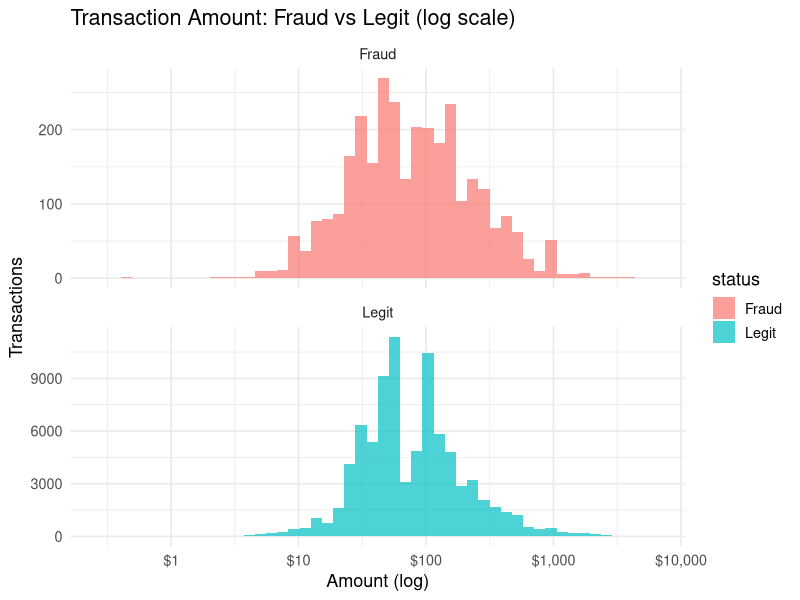
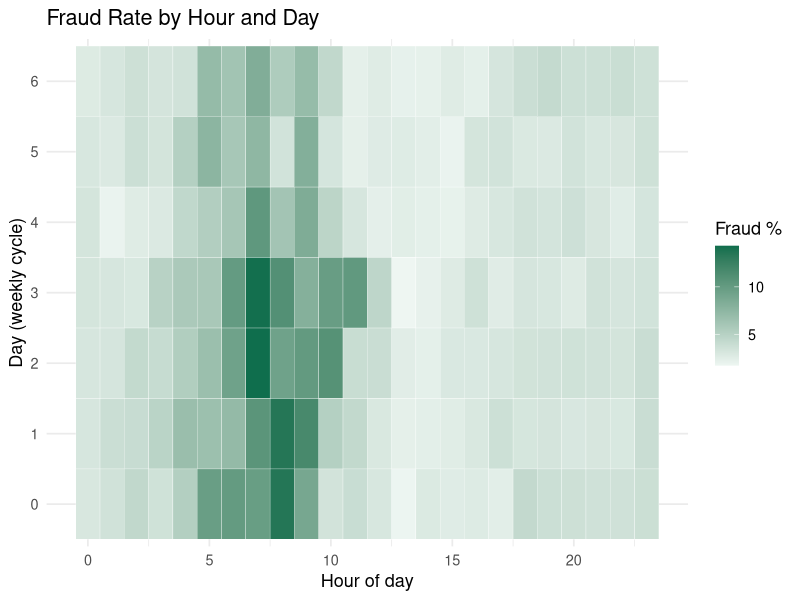
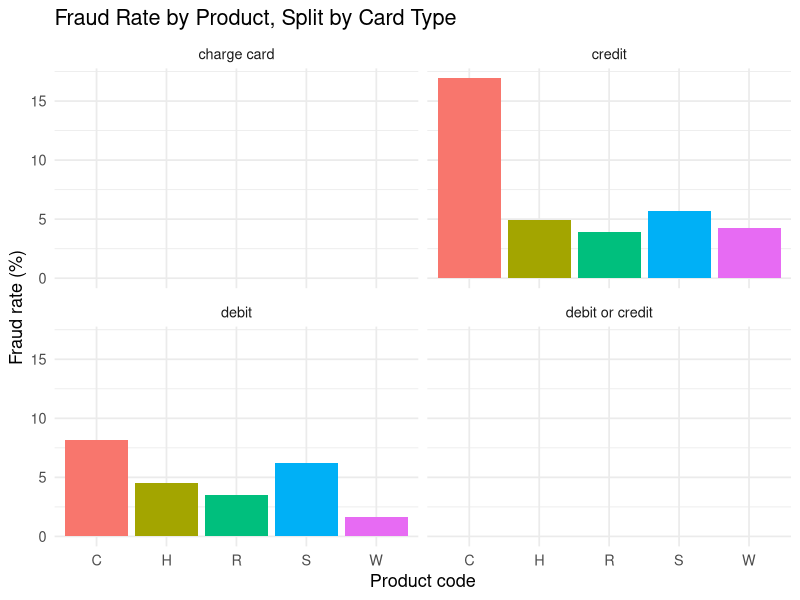
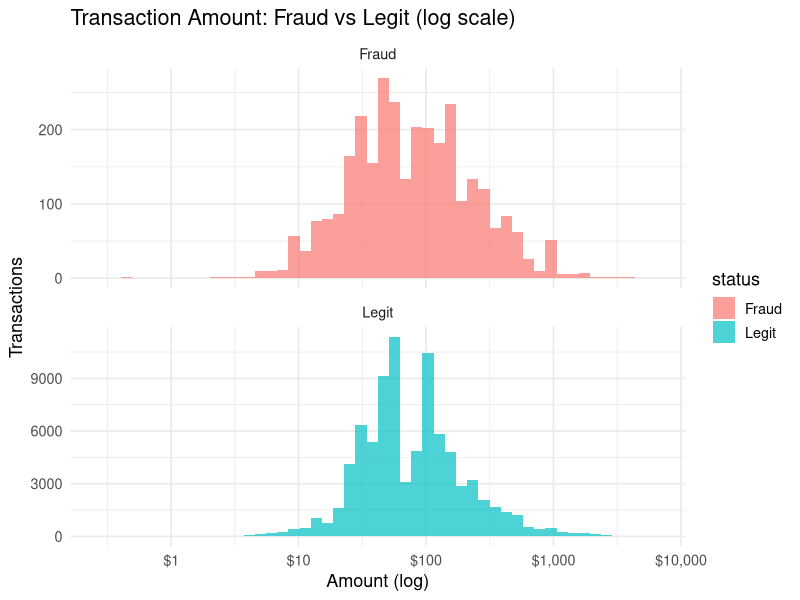
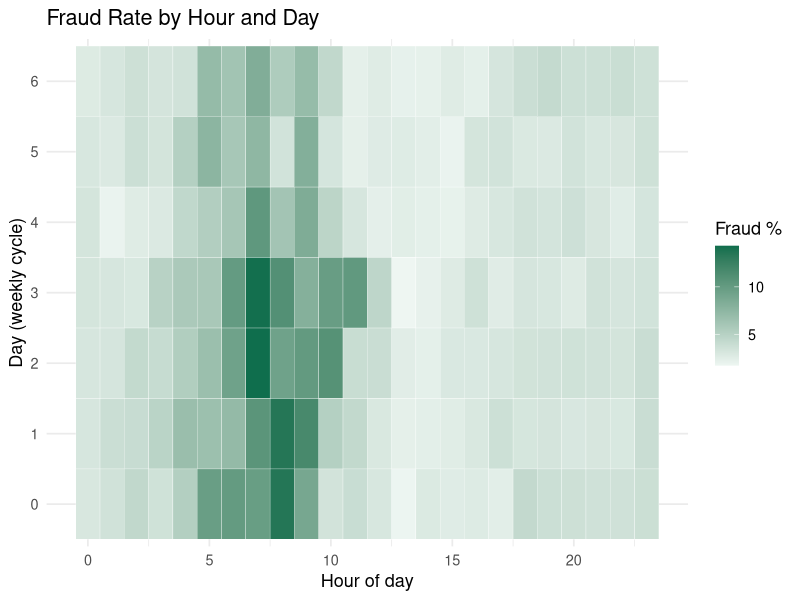
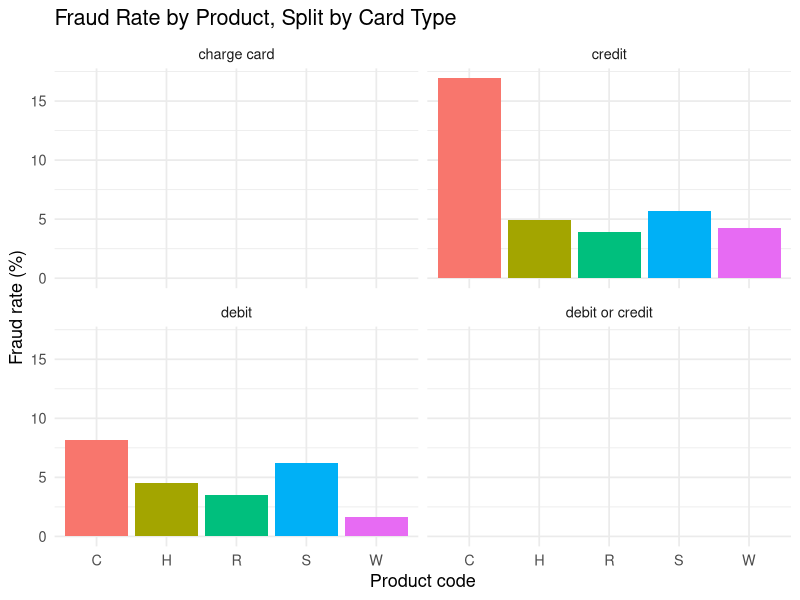

The R script that drew these images, in order:
# ==============================================================================
# Day 6 — Visualizations in R (Fraud Analytics Project)
# ==============================================================================

# Setup Environment 
# Run the installation line once if tidyverse isn't installed yet:
# install.packages("tidyverse") 
library(tidyverse)

# ------------------------------------------------------------------------------
# Chart A — Histogram (Transaction Amount Distribution, Log Scale)
# ------------------------------------------------------------------------------
# Aggregated CSVs live alongside this script in the repo root
df <- read_csv("amount_sample.csv") |>
  mutate(status = ifelse(isFraud == 1, "Fraud", "Legit"))

ggplot(df, aes(x = TransactionAmt, fill = status)) +
  geom_histogram(bins = 50, alpha = 0.7, position = "identity") +
  scale_x_log10(labels = scales::dollar) +
  facet_wrap(~status, ncol = 1, scales = "free_y") +
  labs(title = "Transaction Amount: Fraud vs Legit (log scale)",
       x = "Amount (log)", y = "Transactions") +
  theme_minimal(base_size = 13)

# Saves directly to your project directory
ggsave("chart_amount_hist.png", width = 9, height = 6, dpi = 150)


# ------------------------------------------------------------------------------
# Chart B — Heatmap (Fraud Rate by Hour × Day)
# ------------------------------------------------------------------------------
hm <- read_csv("heatmap.csv")

ggplot(hm, aes(x = hour_of_day, y = factor(weekday_proxy), fill = fraud_rate_pct)) +
  geom_tile(color = "white") +
  scale_fill_gradient(low = "#eef6f2", high = "#0f6e4d") +
  labs(title = "Fraud Rate by Hour and Day",
       x = "Hour of day", y = "Day (weekly cycle)", fill = "Fraud %") +
  theme_minimal(base_size = 13)

ggsave("chart_heatmap.png", width = 10, height = 5, dpi = 150)


# ------------------------------------------------------------------------------
# Chart C — Faceted Column Chart (Product Code × Card Type)
# ------------------------------------------------------------------------------
fp <- read_csv("by_product_card.csv")

ggplot(fp, aes(x = ProductCD, y = fraud_rate_pct, fill = ProductCD)) +
  geom_col() +
  facet_wrap(~card_type) +
  labs(title = "Fraud Rate by Product, Split by Card Type",
       x = "Product code", y = "Fraud rate (%)") +
  theme_minimal(base_size = 13) +
  theme(legend.position = "none")

ggsave("chart_facet.png", width = 10, height = 5, dpi = 150)
